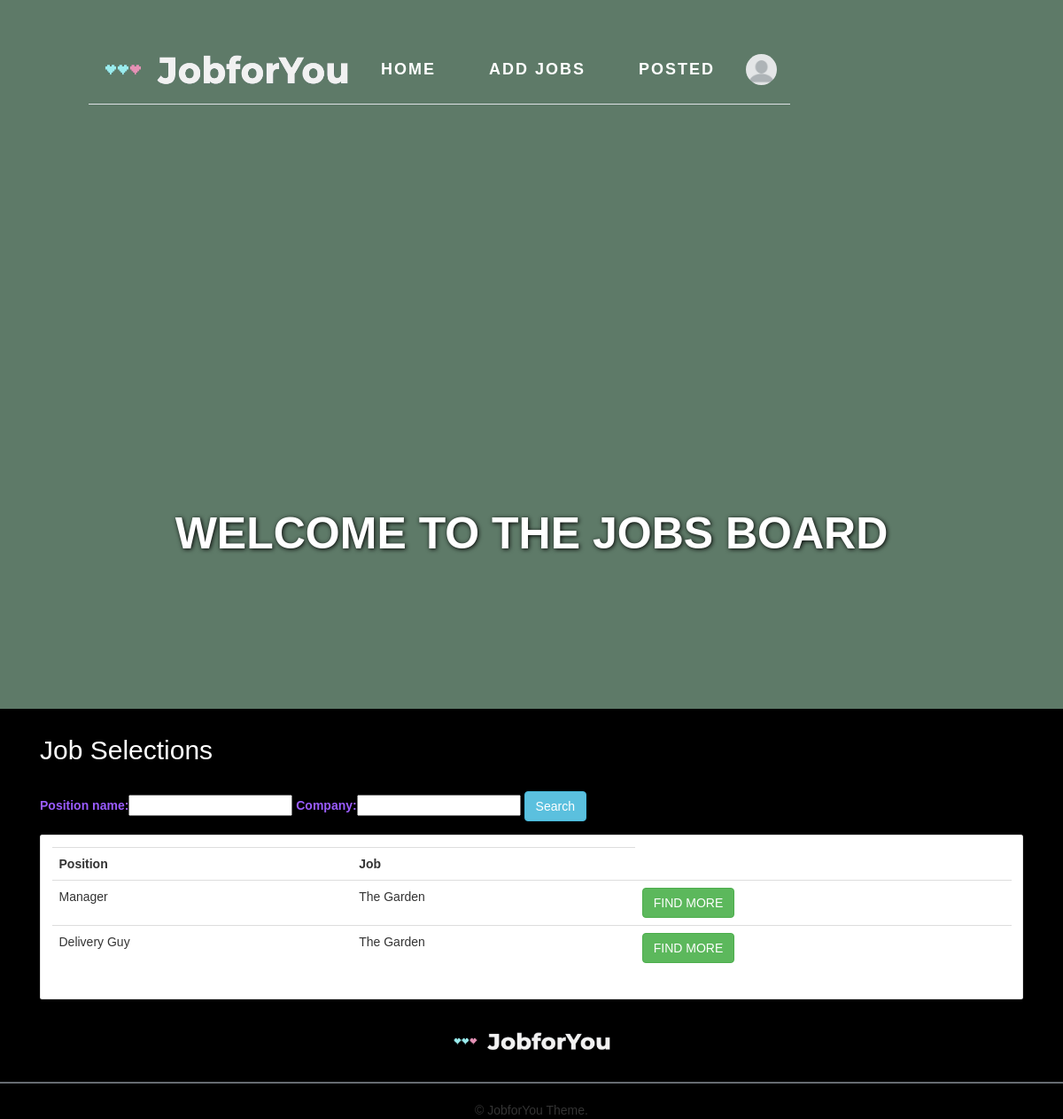
Page /jobs/ (signed in) on the committed database.
### account/models.py (models this page shows, shortened)
class CustomUser(AbstractUser):
    is_company = models.BooleanField(default=False)
    is_applicant = models.BooleanField(default=False)
    name = models.CharField(max_length=30, blank=True, null=True)
    email = models.EmailField(
        verbose_name="email",
        max_length=60,
        unique=True,
    )
    def get_applicant(self):
        return self.is_applicant

class Company(models.Model):
    company = models.OneToOneField(CustomUser, on_delete=models.CASCADE, primary_key=True)
    profile_pic = models.ImageField(default="profile_pic.png", null=True, blank=True)
    def get_profile_pic(self):
        return self.profile_pic

### jobs/models.py (models this page shows, shortened)
class Job(models.Model):
    company = models.CharField(max_length=255, blank=False)
    position_name = models.CharField(max_length=100)
    text_description = models.TextField()
    min_age = models.IntegerField()
    max_age = models.IntegerField()
    gender = models.CharField(max_length=20, default=GENDER_ALL, choices=GENDER_CHOICES)
    salary = models.IntegerField()
    creator = models.ForeignKey(CustomUser, on_delete=models.CASCADE, null=True, blank=True)
    objects = models.Manager()
    def get_company(self):
        return self.company
    def get_position_name(self):
        return self.position_name

### jobs/views.py (the view)
# urls.py: path('jobs/', get_jobs, name='jobs_view'),
def get_jobs(request):
    job = Job.objects.all()
    myFilter = JobFilter(request.GET, queryset=job)
    job = myFilter.qs
    context = {
        'job': job,
        'myFilter': myFilter,
    }
    return render(request, 'jobs/job.html', context)

### jobs/templates/jobs/job.html (shortened to what this page needs)
{% extends "base.html" %}
{% load static %}
{% block content %}
<div class="landing">
    <div class="job-wrap">
        <div class="job-inner">
        </div>
    </div>
    <div class="job text-center mt-5">
        <h2>WELCOME TO THE JOBS BOARD </h2>
    </div>
</div>
<div class="col-md-12">
    <h2 class="text-white mx-5 mt-5 mb-5">Job Selections</h2>
    <form method="get" class="text">
        {{myFilter.form}}
        <button class="btn btn-info" type="submit">Search</button>
    </form>
    <div class="mx-5 card card-body">
        <table class="table table-sm">
            <tr>
                <th>Position</th>
                <th>Job</th>
            </tr>
            {% for job in job %}
            <tr>
                <td>{{ job.get_position_name }}</td>
                <td>{{ job.get_company }}</td>
                <td><a class='btn btn-success' href="/jobs/{{ job.id }}" role="button">FIND MORE</a></td>
            </tr>
            {% endfor %}
        </table>
    </div>
</div>
</body>
{% endblock content %}

### templates/snippets/header.html (shortened to what this page needs)
{% load static %}
<header>
    <div class="d-flex p-3 px-md-4 border-bottom mb-3 shadow-sm">
        {% if request.user.is_authenticated %}
            {% if request.user.get_applicant == True %}
            <div class="d-none d-md-flex flex-row my-auto flex-grow-1 align-items-center">
                <img class="mx-auto mt-1" src="{% static 'images/logo.png' %}" alt="JobforYoulogo" width="280" height="50">
                <div class="p-2 text-white">
                    <div class="d-flex flex-row">
                        <nav>
                            <ul>
                                <li><a class="mt-3 mx-5 text-white" href="{% url 'home' %}">HOME</a></li>
                                <li><a class="mt-3 mx-5 text-white" href="{% url 'jobs_view' %}">JOBS</a></li>
                                <li><a class="mt-3 mx-5 text-white" href="{% url 'status' %}">STATUS</a></li>
                            </ul>
                        </nav>
                    </div>
                </div>
                <div class="d-flex flex-row-reverse flex-grow-1">
                    <nav>
                        <div class="dropdown dropleft">
                            <div class="d-flex flex-row">
                                <div class="btn-group dropleft">
                                    <img class="account-image rounded-circle m-auto d-block dropdown-toggle" id="id_profile_links" data-toggle="dropdown" aria-haspopup="true" aria-expanded="false" src="{{request.user.applicant.get_profile_pic.url}}" alt="default account logo" width="35" height="35">
                                    <div class="dropdown-menu" aria-labelledby="id_profile_links">
                                        <a class="dropdown-item" href="{% url 'account_profile' %}">Account</a>
                                        <a class="dropdown-item" href="{% url 'logout' %}">Logout</a>
                                    </div>
                                </div>
                            </div>
                        </div>
                    </nav>
                </div>
            </div>
        </div>
            <div class="d-flex d-md-none flex-column my-auto flex-grow-1 align-items-center">
                <img class="mx-auto mt-1" src="{% static 'images/logo.png' %}" alt="JobforYoulogo" width="280" height="50">
                <div class="p-2 text-white">
                    <div class="d-flex flex-row">
                        <nav>
                            <ul>
                            <li><a class="mt-3 mx-5 text-white" href="{% url 'home' %}">HOME</a></li>
                            <li><a class="mt-3 mx-5 text-white" href="{% url 'jobs_view' %}">JOBS</a></li>
                            <li><a class="mt-3 mx-5 text-white" href="{% url 'status' %}">STATUS</a></li>
                        </ul>
                    </nav>
                </div>
            </div>
            <div class="d-flex flex-row-reverse flex-grow-1">
                <nav class="">
                    <div class="dropdown dropleft show">
                        <div class="d-flex flex-row">
                            <div class="btn-group dropleft">
                                <img class="p-2 account-image rounded-circle m-auto d-block dropdown-toggle" id="id_profile_links" data-toggle="dropdown" aria-haspopup="true" aria-expanded="false" src="{{request.user.applicant.get_profile_pic.url}}" alt="default account logo" width="45" height="45">
                                <div class="dropdown-menu" aria-labelledby="id_profile_links">
                                    <a class="dropdown-item" href="{% url 'account_profile' %}">Account</a>
                                    <a class="dropdown-item" href="{% url 'logout' %}">Logout</a>
                                </div>
                            </div>
                        </div>
                    </div>
                </nav>
            </div>
        </div>
    </div>
    {% else %}
        <div class="d-none d-md-flex flex-row my-auto flex-grow-1 align-items-center">
            <img class="mx-auto mt-1" src="{% static 'images/logo.png' %}" alt="JobforYoulogo" width="280" height="50">
            <div class="p-2 text-white">
                <div class="d-flex flex-row">
                    <nav>
                        <ul>
                            <li><a class="mt-3 mx-5 text-white" href="{% url 'home' %}">HOME</a></li>
                            <li><a class="mt-3 mx-5 text-white" href="{% url 'add_jobs' %}">ADD JOBS</a></li>
                            <li><a class="mt-3 mx-5 text-white" href="{% url 'posted_job' %}">POSTED</a></li>
                        </ul>
                    </nav>
                </div>
            </div>
            <div class="d-flex flex-row-reverse flex-grow-1">
                <nav>
                    <div class="dropdown dropleft">
                        <div class="d-flex flex-row">
                            <div class="btn-group dropleft">
                                <img class="account-image rounded-circle m-auto d-block dropdown-toggle" id="id_profile_links" data-toggle="dropdown" aria-haspopup="true" aria-expanded="false" src="{{request.user.company.get_profile_pic.url}}" alt="default account logo" width="35" height="35">
                            </div>
                        </div>
                    </div>
                </nav>
            </div>
        </div>
    </div>
        {% endif %}
{% endif %}
</header>

### templates/snippets/body_css.html (style rules this page uses)
* { margin: 0; padding: 0; box-sizing: border-box; font-family: "Trebuchet MS", Helvetica, sans-serif; }
body { background: #000; min-height: 200vh; }
:root { --main-background-color: #1a1c1c; }
body { min-height: 150vh; }
header { position: fixed; top: 0; left: 0; width: 100%; display: flex; justify-content: space-between; align-items: center; transition: 0.6s; padding: 40px 100px; z-index: 100000; }
header ul { position: relative; display: flex; justify-content: center; align-items: center; margin-top: 11px; }
header ul li { position: relative; list-style: none; }
header ul li a { position: relative; margin: 0 15px; text-decoration: none; color: #fff; letter-spacing: 2px; font-weight: bold; transition: 0.6s; font-size: 18px; }
.job { width: 100%; max-width: 100%; position: absolute; top: 40%; z-index: 1; color: white; height: 50px; }
.job h2 { font-size: 5rem; text-shadow: .1rem .1rem .5rem black; padding-bottom: 1.6rem; font-weight: bold; margin-top: 40px; }
.job-inner { background-color: #5e7a68; background-size: cover; position: relative; width: 100%; height: 100vh; }

### jobs/templates/jobs/job.html (style rules this page uses)
a { color: black; }
.card-body { background-color: rgb(255, 255, 255); margin-bottom: 30px; }
.text { color: #9a5cff; margin-left: 30px; margin-bottom: 15px; }

### rows in the picture
CustomUser: user.company.get_profile_pic (picture)
Job: get_position_name "Manager", get_company "The Garden"
Job: get_position_name "Delivery Guy", get_company "The Garden"
